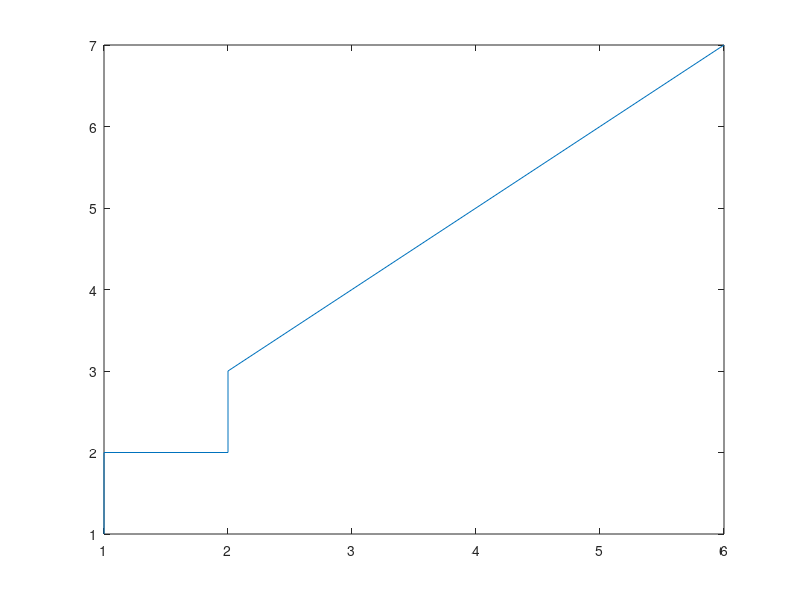

Write MATLAB code to recreate this figure.
clear all;
 
x = [1 1 2 3 2 0];
y = [0 1 1 2 3 2 1];
t1 = [0 1 2 3 4 5];
t2 = [0 1 2 3 4 5 6];

plot(t1,x,'r',t2,y,'g');

distances = zeros(length(y),length(x));

for i=1:length(y)
    for j=1:length(x)
        distances(i,j) = (y(i) - x(j))*(y(i) - x(j));
    end
end

disp (distances);
imagesc(distances);         
colormap(flipud(gray));

cost = zeros(length(y),length(x));
cost(1,1) = distances(1,1);

for j = 2:length(x)
    cost(1,j) = distances(1,j) + cost(1,j-1);
end
for i = 2:length(y)
    cost(i,1) = distances(i,1) + cost(i-1,1);
end

for i = 2:length(y)
    for j = 2: length(x)
        cost(i,j) = distances(i,j) + min([cost(i-1,j) cost(i,j-1) cost(i-1,j-1)]);
    end
end

disp(cost);
imagesc(cost);         
colormap(flipud(gray));

%finding path

path = [length(x) length(y)];

i = length(y); 
j = length(x);

while(i>1 && j>1)
  if (i==1)
      j = j-1;
  elseif (j==1)
      i = i-1;
  elseif (cost(i-1,j) == min([cost(i-1,j) cost(i,j-1) cost(i-1,j-1)]))
      i = i- 1;
  elseif (cost(i,j-1) == min([cost(i-1,j) cost(i,j-1) cost(i-1,j-1)]))
      j = j- 1;
  else
      i = i-1;
      j = j-1;
  end
  
  path = [path;[j i]];
end 
  path = [path;[1 1]];
disp(path);

path_x = path(:,1);
path_y = path(:,2);

plot(path_x,path_y);
totalCost = 0;

for i = 1: length(path(:,1))
    totalCost = totalCost + distances(path(i,2),path(i,1)); 
    
end

disp(totalCost);


s = 'featDir/ft_1a.mfcc';
disp(s(12:12));